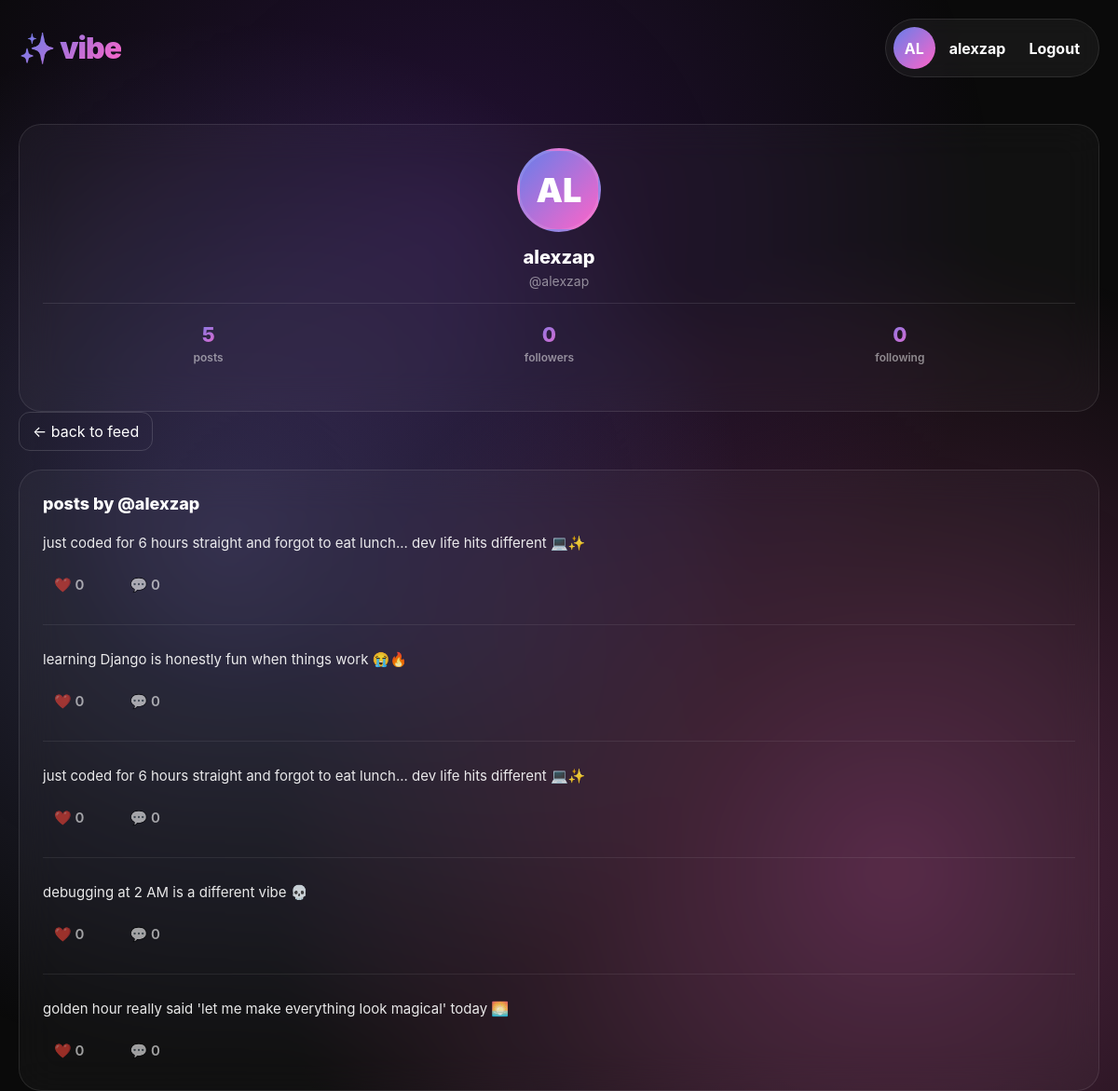
/profile/alexzap/ (signed in), run on the app's committed database.
### core/models.py (models this page shows, shortened)
class Post(models.Model):
    user = models.ForeignKey(User, on_delete=models.CASCADE, related_name="posts")
    content = models.TextField(blank=True)
    image = models.ImageField(upload_to="posts/", blank=True, null=True)
    created_at = models.DateTimeField(auto_now_add=True)

### core/views.py (the view)
# urls.py: path("profile/<str:username>/", views.profile_view, name="profile"),
@login_required
def profile_view(request, username):
    profile_user = get_object_or_404(User, username=username)
    posts = Post.objects.filter(user=profile_user).order_by("-created_at").annotate(
        like_count=Count("likes"),
        comment_count=Count("comments")
    )
    followers_count = Follow.objects.filter(following=profile_user).count()
    following_count = Follow.objects.filter(follower=profile_user).count()
    posts_count = Post.objects.filter(user=profile_user).count()
    is_following = False
    if request.user != profile_user:
        is_following = Follow.objects.filter(
            follower=request.user,
            following=profile_user
        ).exists()
    return render(request, "core/profile.html", {
        "profile_user": profile_user,
        "posts": posts,
        "followers_count": followers_count,
        "following_count": following_count,
        "posts_count": posts_count,
        "is_following": is_following,
    })

### core/templates/core/profile.html (shortened to what this page needs)
{% extends "core/base.html" %}
{% block content %}
<div class="card">
  <div class="profile-section">
    <div class="profile-avatar">{{ profile_user.username|slice:":2"|upper }}</div>
    <div class="profile-name">{{ profile_user.username }}</div>
    <div class="profile-handle">@{{ profile_user.username }}</div>
    <div class="profile-stats">
      <div class="stat">
        <div class="stat-number">{{ posts_count }}</div>
        <div class="stat-label">posts</div>
      </div>
      <div class="stat">
        <div class="stat-number">{{ followers_count }}</div>
        <div class="stat-label">followers</div>
      </div>
      <div class="stat">
        <div class="stat-number">{{ following_count }}</div>
        <div class="stat-label">following</div>
      </div>
    </div>
  </div>
</div>
<a class="btn-outline" href="{% url 'home' %}">← back to feed</a>
<div class="card" style="margin-top:20px;">
  <h2 class="section-title">posts by @{{ profile_user.username }}</h2>
  {% for post in posts %}
    <div class="post">
      <div class="post-content">{{ post.content }}</div>
      <div class="post-actions">
        <span class="action-btn">❤️ {{ post.like_count }}</span>
        <span class="action-btn">💬 {{ post.comment_count }}</span>
      </div>
    </div>
  {% empty %}
    <p class="muted">No posts yet.</p>
  {% endfor %}
</div>
{% endblock %}

### core/templates/core/base.html (shortened to what this page needs)
{% load static %}
<!DOCTYPE html>
<html lang="en">
<head>
  <link rel="stylesheet" href="{% static 'core/style.css' %}">
</head>
<body>
  <div class="bg-gradient"></div>
  <div class="container">
    <div class="header">
      <div class="logo">✨ vibe</div>
      <div class="user-info">
        <div class="avatar" id="currentUserAvatar">
          {{ request.user.username|slice:":2"|upper }}
        </div>
        <span id="currentUserName" style="font-weight: 700;">
          {{ request.user.username }}
        </span>
        <a class="top-link" href="{% url 'logout' %}">Logout</a>
      </div>
    </div>
    {% block content %}{% endblock %}
  </div>
</body>
</html>

### core/static/core/style.css (style rules this page uses)
* { margin: 0; padding: 0; box-sizing: border-box; }
body { font-family: -apple-system, BlinkMacSystemFont, "Segoe UI", Roboto, Oxygen, Ubuntu, Cantarell, sans-serif; background: #0a0a0a; min-height: 100vh; color: #fff; }
.bg-gradient { position: fixed; top: 0; left: 0; width: 100%; height: 100%; background: radial-gradient(circle at 20% 50%, rgba(120, 119, 198, 0.3), transparent 50%), radial-gradient(circle at 80% 80%, rgba(255, 100, 200, 0.3), transparent 50%), radial-gradient(circle at 40% 20%, rgba(138, 43, 226, 0.2), transparent 50%); pointer-events: none; z-index: 0; }
.container { max-width: 1400px; margin: 0 auto; padding: 0 20px; position: relative; z-index: 1; }
.header { padding: 20px 0; display: flex; justify-content: space-between; align-items: center; margin-bottom: 30px; }
.logo { font-size: 32px; font-weight: 900; background: linear-gradient(135deg, #667eea 0%, #ff64c8 100%); background-clip: text; -webkit-background-clip: text; color: transparent; -webkit-text-fill-color: transparent; letter-spacing: -1px; }
.user-info { display: flex; align-items: center; gap: 15px; background: rgba(255, 255, 255, 0.05); padding: 8px 20px 8px 8px; border-radius: 50px; backdrop-filter: blur(10px); border: 1px solid rgba(255, 255, 255, 0.1); }
.avatar { width: 45px; height: 45px; border-radius: 50%; background: linear-gradient(135deg, #667eea, #ff64c8); display: flex; align-items: center; justify-content: center; color: white; font-weight: 700; font-size: 16px; }
.card { background: rgba(255, 255, 255, 0.03); backdrop-filter: blur(20px); padding: 25px; border-radius: 24px; border: 1px solid rgba(255, 255, 255, 0.1); }
.post { border-bottom: 1px solid rgba(255, 255, 255, 0.08); padding-bottom: 25px; margin-bottom: 25px; }
.post:last-child { border-bottom: none; margin-bottom: 0; padding-bottom: 0; }
.post-content { color: rgba(255, 255, 255, 0.9); line-height: 1.6; margin-bottom: 15px; font-size: 15px; }
.post-actions { display: flex; gap: 25px; }
.action-btn { background: none; border: none; color: rgba(255, 255, 255, 0.6); cursor: pointer; display: flex; align-items: center; gap: 8px; font-size: 15px; font-weight: 600; transition: all 0.2s; padding: 8px 12px; border-radius: 12px; }
.section-title { font-size: 18px; font-weight: 800; margin-bottom: 20px; color: #fff; }
.profile-section { text-align: center; margin-bottom: 25px; }
.profile-avatar { width: 90px; height: 90px; border-radius: 50%; background: linear-gradient(135deg, #667eea, #ff64c8); display: flex; align-items: center; justify-content: center; color: white; font-weight: 900; font-size: 36px; margin: 0 auto 15px; border: 3px solid rgba(255, 255, 255, 0.1); }
.profile-name { font-size: 20px; font-weight: 800; color: #fff; margin-bottom: 5px; }
.profile-handle { color: rgba(255, 255, 255, 0.5); font-size: 14px; margin-bottom: 15px; }
.profile-stats { display: flex; justify-content: space-around; padding-top: 20px; border-top: 1px solid rgba(255, 255, 255, 0.1); }
.stat { text-align: center; }
.stat-number { font-size: 22px; font-weight: 800; background: linear-gradient(135deg, #667eea, #ff64c8); background-clip: text; -webkit-background-clip: text; color: transparent; -webkit-text-fill-color: transparent; }
.stat-label { font-size: 12px; color: rgba(255, 255, 255, 0.5); margin-top: 4px; font-weight: 600; }
.top-link { color: white; margin-left: 10px; font-weight: 700; text-decoration: none; }
.btn-outline { border: 1px solid rgba(255, 255, 255, 0.15); padding: 10px 14px; border-radius: 12px; color: white; text-decoration: none; display: inline-block; }

### data on the page
Post: content "just coded for 6 hours straight and forgot to eat lunch... dev life hits different 💻✨", like_count "0", comment_count "0"
Post: content "learning Django is honestly fun when things work 😭🔥", like_count "0", comment_count "0"
Post: content "just coded for 6 hours straight and forgot to eat lunch... dev life hits different 💻✨", like_count "0", comment_count "0"
Post: content "debugging at 2 AM is a different vibe 💀", like_count "0", comment_count "0"
Post: content "golden hour really said 'let me make everything look magical' today 🌅", like_count "0", comment_count "0"

### other printed values
{{ request.user.username|slice:":2"|upper }} "AL"
{{ request.user.username }} "alexzap"
{{ profile_user.username|slice:":2"|upper }} "AL"
{{ profile_user.username }} "alexzap"
